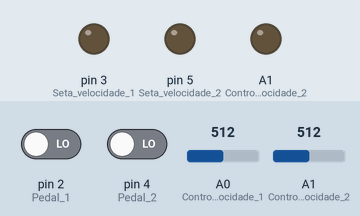
Simulated run of this program. Board: Arduino Nano, built with avr-gcc and run on an emulated ATmega328P. On the bench: output pins drawn as LEDs (lit = HIGH). Inputs (shaded band) come from the test bench; at power-on: pin 2 (Pedal_1) LOW, A0 (Controle_de_velocidade_1) = 512, pin 4 (Pedal_2) LOW, A1 (Controle_de_velocidade_2) = 512.

Above: at 1.2 s.
1.3 s: pin 2 (Pedal_1) driven HIGH
At 2.3 s:
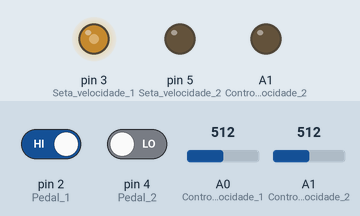
2.8 s: A0 (Controle_de_velocidade_1) set to 716
At 3.4 s:
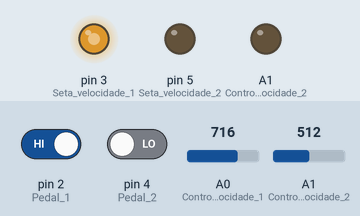
4.3 s: pin 4 (Pedal_2) driven HIGH
At 4.6 s:
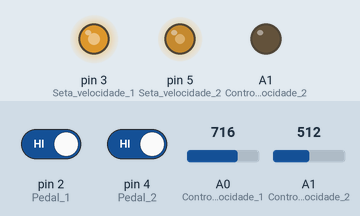
5.8 s: A1 (Controle_de_velocidade_2) set to 716
At 6.9 s:
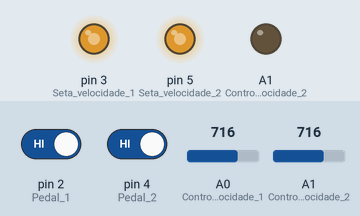
7.3 s: A0 (Controle_de_velocidade_1) set to 900
At 8.1 s:
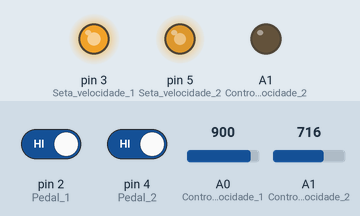
8.8 s: A1 (Controle_de_velocidade_2) set to 900
At 9.2 s:
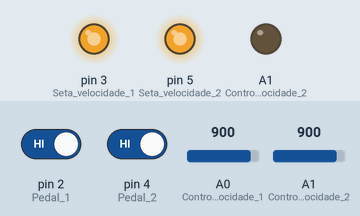
Timing chart, 0 to 11.3 s (numbered marks = the images above; inputs shaded):
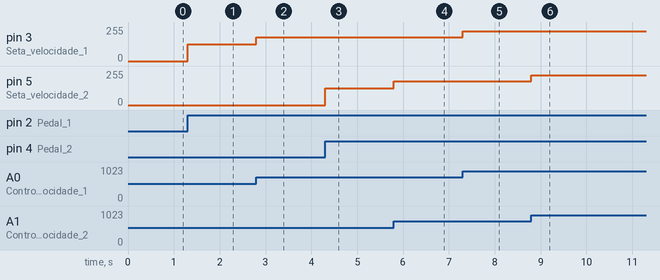

The program:

main.cpp
```cpp
#include <Arduino.h>
#include "LiquidCrystal.h"

// D0 - RX
// D1 - TX
// D3 - PWM
// D5 - PWM
// D6 - PWM
// D7 - PWM
// D10 - PWM
// D11 - PWM

float combustivel1;
float combustivel2;
int count_lap1;
int count_lap2;

int velocidade(float, int, bool);

float gas_level(int, float);

void print();

void setup()
{
  // put your setup code here, to run once:
  pinMode(2, INPUT);     // Pedal 1
  pinMode(4, INPUT);     // Pedal 2
  pinMode(A0, INPUT);    // Controle de velocidade 1
  pinMode(A1, OUTPUT);   // Controle de velocidade 2
  pinMode(3, OUTPUT);    // Seta velocidade 1
  pinMode(5, OUTPUT);    // Seta velocidade 2
  combustivel1 = 100.00; // Nivel de combustivel 1
  combustivel2 = 100.00; // Nivel de combustivel 2
  count_lap1 = 0;        // contador de voltas 1
  count_lap2 = 0;        // contador de voltas 2
}

void loop()
{
  // put your main code here, to run repeatedly:
  int divisor1 = analogRead(A0);
  int divisor2 = analogRead(A1);

  bool pedal1 = digitalRead(2);
  bool pedal2 = digitalRead(4);

  int spd1 = velocidade(combustivel1, divisor1, pedal1);
  int spd2 = velocidade(combustivel2, divisor2, pedal2);

  combustivel1 = gas_level(spd1, combustivel1);
  combustivel2 = gas_level(spd2, combustivel2);

  analogWrite(3, spd1);
  analogWrite(5, spd2);


}
int velocidade(float gas, int divisor, bool pedal)
{
  int PWM;
  if (pedal)
  {
    if (gas > 0)
    {
      PWM = map(divisor, 0, 1023, 0, 255);
    }
    else
    {
      PWM = 0;
      delay(5000);
      gas = 50;
    }
  }
  else
  {
    PWM = 0;
  }

  return PWM;
}

float gas_level(int speed, float combustivel)
{ int i = 0;
  float consumo = map(speed, 0, 255, 0, 1);
  if(i > 10000000){
    combustivel -= consumo;
    i = 0;
  }
  return combustivel;
}
```

Measured:
- after the input at 1.3 s, pin 3 (Seta_velocidade_1): 0/255 → 127/255 at once
- after the input at 2.8 s, pin 3 (Seta_velocidade_1): 127/255 → 178/255 at once
- after the input at 4.3 s, pin 5 (Seta_velocidade_2): 0/255 → 127/255 at once
- after the input at 5.8 s, pin 5 (Seta_velocidade_2): 127/255 → 178/255 at once
- after the input at 7.3 s, pin 3 (Seta_velocidade_1): 178/255 → 224/255 at once
- after the input at 8.8 s, pin 5 (Seta_velocidade_2): 178/255 → 224/255 at once
